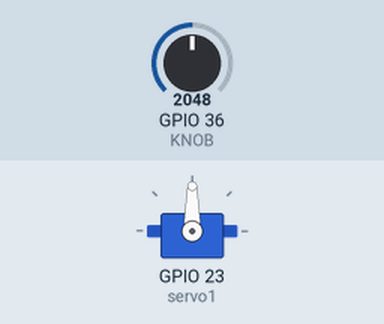
Simulated run of this sketch. Board: ESP32. Shown: servo. The inputs (shaded band) are chosen by the test bench; at power-on: GPIO 36 (KNOB) = 2048.

Above: at 1.2 s.
1.3 s: GPIO 36 (KNOB) set to 2866
At 2.3 s:
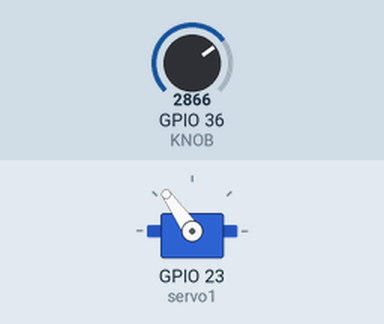
2.8 s: GPIO 36 (KNOB) set to 3603
At 3.9 s:
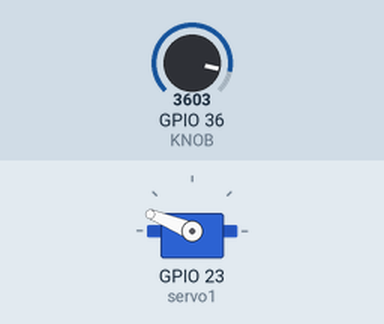
4.3 s: GPIO 36 (KNOB) set to 4095
At 5.0 s:
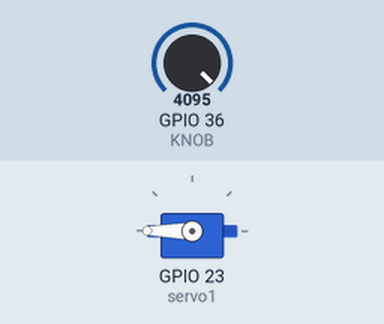
5.8 s: GPIO 36 (KNOB) set to 1228
At 6.1 s:
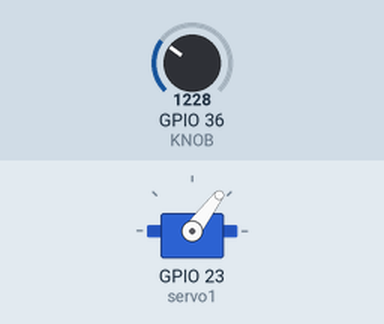
7.3 s: GPIO 36 (KNOB) set to 491
At 8.4 s:
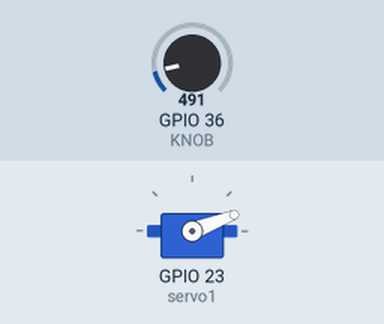
Timing chart, 0 to 9.8 s (numbered marks = the images above; inputs shaded):
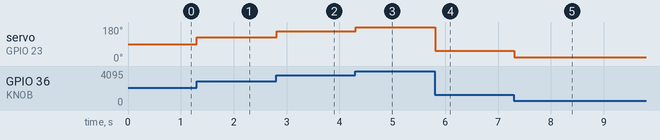

Measured:
- after the input at 1.3 s, servo on GPIO 23 (servo1): 90° → 125° at once
- after the input at 2.8 s, servo on GPIO 23 (servo1): 125° → 158° at once
- after the input at 4.3 s, servo on GPIO 23 (servo1): 158° → 180° at once
- after the input at 5.8 s, servo on GPIO 23 (servo1): 180° → 53° at once
- after the input at 7.3 s, servo on GPIO 23 (servo1): 53° → 21° at once

The sketch:

Servo.ino
```cpp
#include <ESP32Servo.h>
#define servo1 23
#define servo2 19
#define servo3 18
#define servo4 5

#define KNOB 36

Servo myservo;

void setup()
{
    myservo.attach(servo1);
}

void loop()
{
    int knob = analogRead(KNOB);
    knob = map(knob, 0, 4095, 0, 180);
    myservo.write(knob);
    delay(15);
}
```
